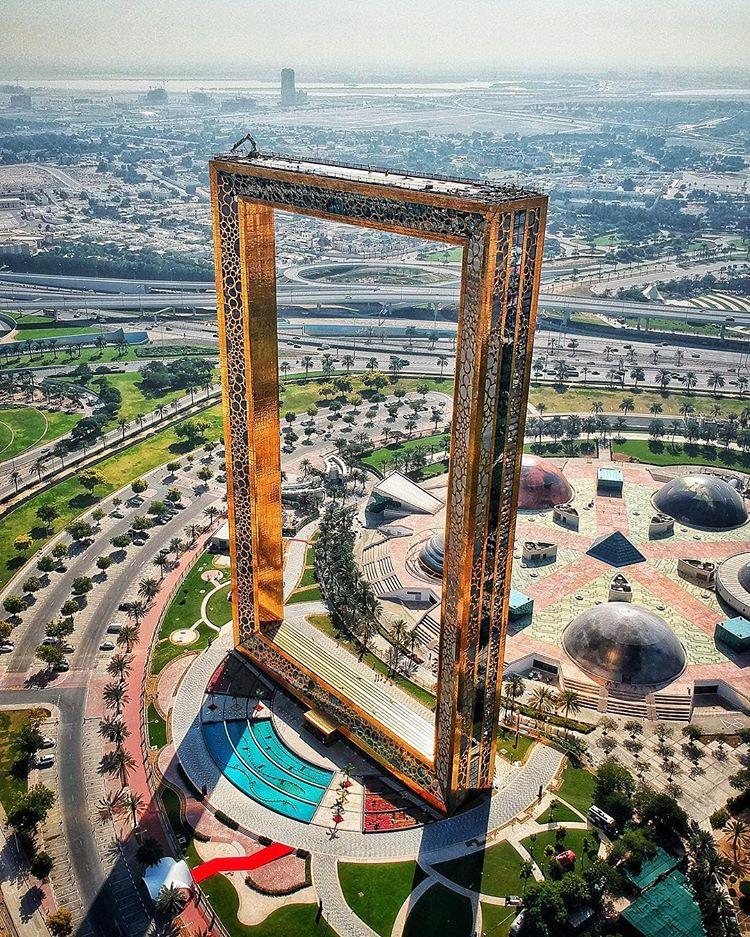
#> input picture Lab04/warp.jpg, 750 x 937 px
$ jupyter execute lab4test.ipynb
#> lines starting #> are read from the running program, lines starting #| are printed output that depends on the picture; after the words box and inside, x2 and y2 are one past the last pixel; in counts of white or black regions, pixels touching at a corner belong together
[cell 1]
import cv2
import numpy as np

[cell 2]
img = cv2.imread('warp.jpg')
#> img is the input picture: shape (937, 750, 3); mean B, G, R 123.8, 134.3, 135.1
# [4 lines of commented-out code are left out]
def inSquare(x,y):
    if((45*x-222*y+33777)<0 and (131*x-175*y+76452)>0):
        if((429*x-17*y-99972)>0 and (515*x+30*y-245825)<0):
            return True
for i in range(201,761):
    for j in range(241,463):
        if inSquare(j,i) == True:
            img[i][j] = (255,255,255)
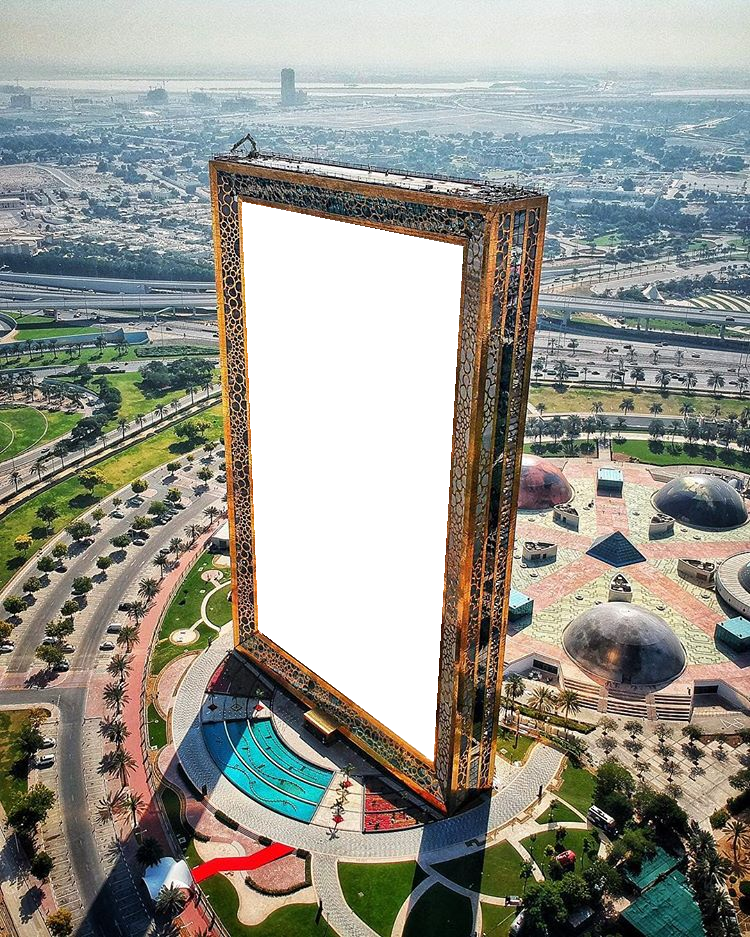
#> img: shape (937, 750, 3); 13.41% of pixels changed, all inside (x1, y1, x2, y2) = (242, 202, 463, 761)
cv2.imshow('test',img)
cv2.waitKey(0)
cv2.destroyAllWindows()
cv2.waitKey(1)
